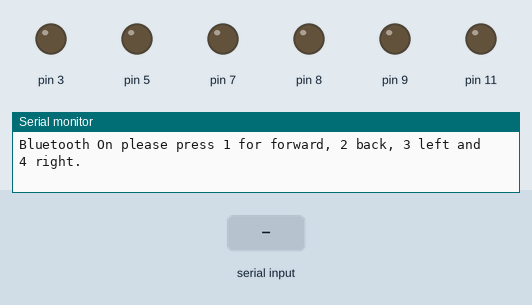
Simulated run of this sketch. Board: Arduino Nano, built with avr-gcc and run on an emulated ATmega328P. Shown: output pins drawn as LEDs (lit = HIGH), the last lines printed to the serial monitor. The inputs (shaded band) are chosen by the test bench.

Above: at 1.2 s.
1.3 s: "1" received over Serial
At 1.8 s:
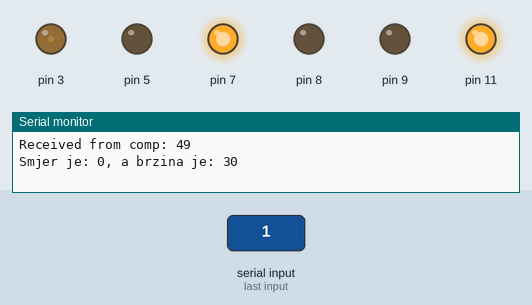
2.8 s: "2" received over the second serial link
At 4.0 s:
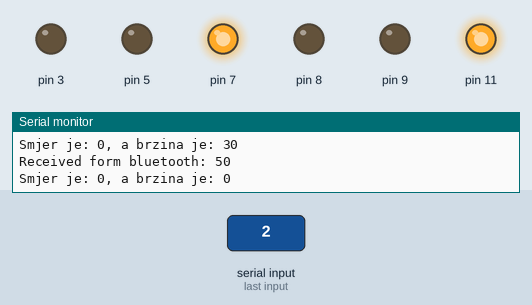
4.3 s: "2" received over Serial
At 5.2 s:
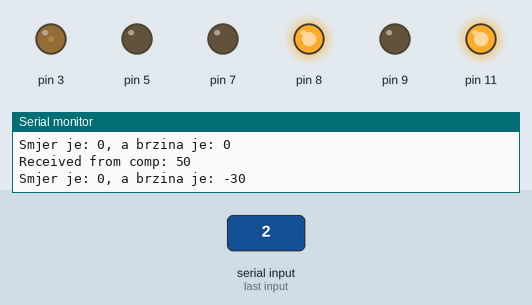
5.8 s: "4" received over the second serial link
At 6.5 s:
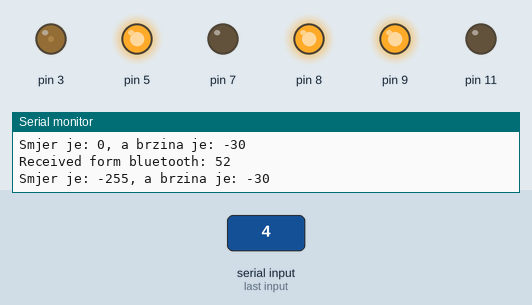
7.3 s: "1" received over the second serial link
At 7.6 s:
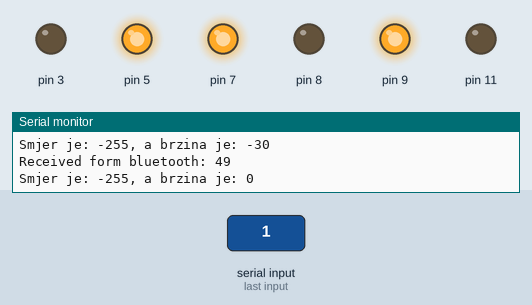
8.8 s: "1" received over Serial
At 10.0 s:
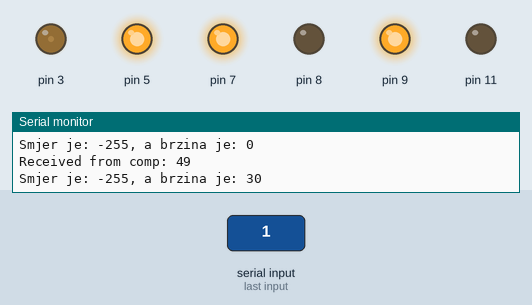
Timing chart, 0 to 11.3 s (numbered marks = the images above; inputs shaded):
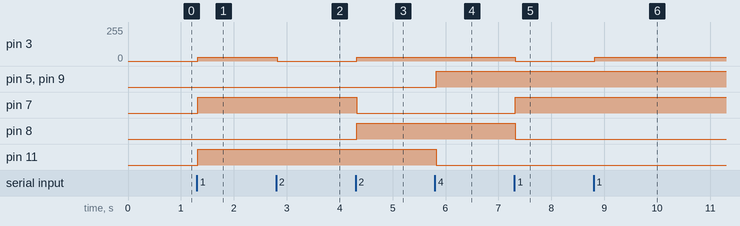

The sketch:

Mutiny_RC_CAR_code.fzz.ino
```cpp
#include <SoftwareSerial.h>// import the serial library
// Arduino receive communication on pin D12 and communicate with device on pin D13
SoftwareSerial plaviZub(12, 13); // RX, TX
// Variable which will store received data.
int receivedData;
/**
 * Class which manage output of 6 pins who then accordingly
 * manage 2 electromotors on car. 2 pins are for regulating power, and 4
 * are for electromotors, 2 for each for 2 directions.
 * 2 pins has to be PWM capable, and 4 regular output.
 * User can ask to move up/down/left/right and then class will
 * output power on corresponding pin.
 */
class Car
{
private:
  // Values for moving, higher value speed and turn are greater.
  int turn;
  int movement;
  // Pin for regulating power for speed.
  int pinMovement;
  // Pin for regulating power for turning.
  int pinTurn;
  // When active, pinBack must be 0, then going forward.
  int pinForward;
  // When active, pinForward must be 0, then going backward.
  int pinBack;
  // When active, pinRight must be 0, then going left.
  int pinLeft;
  // When active, pinLeft must be 0, then going right.
  int pinRight;
public:
  // Increment value for turning, after each input car will turn for this value.
  const int angle = 255;
  // Increment value for speed, after each input car will (de)accelerate for this value.
  const int acceleration = 30;
  /**
   * Set initial speed on 0 and initial direction on strait.
   * Set selected pins for output.
   * @param pinMovemen Output pin for regulating movement.
   * @param pinTur Output pin for regulating turning.
   * @param pinForwar Output pin for moving forward.
   * @param pinBac Output pin for moving back.
   * @param pinLef Output pin for moving left.
   * @param pinRigh Output pin for moving right.
   */
  Car(int pinMovemen, int pinTur, int pinForwar, int pinBac, int pinLef, int pinRigh)
  {
    turn = 0;
    movement = 0;
    pinMovement = pinMovemen;
    pinTurn = pinTur;
    pinForward = pinForwar;
    pinBack = pinBac;
    pinLeft = pinLef;
    pinRight = pinRigh;

    pinMode(pinMovement, OUTPUT);
    pinMode(pinTurn, OUTPUT);
    pinMode(pinForward, OUTPUT);
    pinMode(pinBack, OUTPUT);
    pinMode(pinLeft, OUTPUT);
    pinMode(pinRight, OUTPUT);
  }
  /**
   * Metod for updating output on current values.
   * Sign of movement determine if we move forward or back,
   * and absolut value determine how fast it will move.
   * Turning is analog to movement.
   */
  void update()
  {
    if(movement >= 0)
    {
      digitalWrite(pinBack, LOW);
      digitalWrite(pinForward, HIGH);
      analogWrite(pinMovement, movement);
    }
    else
    {
      digitalWrite(pinForward, LOW);
      digitalWrite(pinBack, HIGH);
      analogWrite(pinMovement, -movement);
    }
    if(turn >= 0)
    {
      digitalWrite(pinLeft, LOW);
      digitalWrite(pinRight, HIGH);
      analogWrite(5, turn);
    }
    else
    {
      digitalWrite(pinRight, LOW);
      digitalWrite(pinLeft, HIGH);
      analogWrite(pinTurn, -turn);
    }

    // Output for cheching current state.
    Serial.print("Smjer je: ");
    Serial.print(turn);
    Serial.print(", a brzina je: ");
    Serial.println(movement);
    plaviZub.print("Smjer je: ");
    plaviZub.print(turn);
    plaviZub.print(", a brzina je: ");
    plaviZub.println(movement);
}
  /**
   * Function for turning left (changing angle value).
   * @param value Value for which angle will change.
   */
  void move_left(int value)
  {
    turn -= value;
    if(turn < -255)
      turn = -255;
    update();
  }
  /**
   * Function for turning right (changing angle value).
   * @param value Value for which angle will change.
   */
  void move_right(int value)
  {
    turn += value;
    if(turn > 255)
      turn = 255;
    update();
  }
  /**
   * Function for accelerating (changing movement value).
   * @param value Value for which angle will change.
   */
  void move_up(int value)
  {
    movement += value;
    if(movement > 255)
      movement = 255;
    update();
  }
  /**
   * Function for decelerate (changing movement value).
   * @param value Value for which angle will change.
   */
  void move_down(int value)
  {
    movement -= value;
    if(movement < -255)
      movement = -255;
    update();
  }
  /*
   * Function for stoping, sets values of movement and turn on 0.
   */
  void zero()
  {
    movement = 0;
    turn = 0;

    update();
  }
};
// Initializing car with pins D3, D5, D7, D8, D9 and D11.
// Pins D3 and D5 are PWM on arduino NANO.
// (https://www.arduino.cc/en/Tutorial/PWM)
// so they can adjust output voltage.
// On arduino NANO they are following.
Car autic(3, 5, 7, 8, 9, 11);
/**
 * Function acordingly of input change speed/direction
 * of moving.
 * @param in Code from which function order change.
 */
void input(int in)
{
  plaviZub.print("Poslan je: ");
  plaviZub.println(in);

  switch(in) {
  case '1':
    autic.move_up(autic.acceleration);
    break;
  case '2':
    autic.move_down(autic.acceleration);
    break;
  case '4':
    autic.move_left(autic.angle);
    break;
  case '3':
    autic.move_right(autic.angle);
    break;
  default:
    autic.zero();
    break;
  }
}
/**
 * Setup code for arduino.
 * Initialize communication rate.
 * Initialize 2 ways of comunication:
 * 1) communication over USB (RX and TX)
 * 2) communication over pins D12 and D13 RX and TX respectively.
 */
void setup()
{
  // Begining of communicating over TX and RX pins.
  // In order to communicate over those pins arduino
  //   MUST BE DISCONECTED FROM USB/COMPUTER.
  // Else it communicate over USB.

  Serial.begin(9600);
  Serial.println("Bluetooth On please press 1 for forward, 2 back, 3 left and 4 right.");
  plaviZub.begin(9600);
  plaviZub.println("Bluetooth On please press 1 for forward, 2 back, 3 left and 4 right.");

}
/**
 * Check if something is recived and respond accordingly.
 */
void loop()
{
  if (Serial.available() > 0)
  {
    receivedData = Serial.read();
    //plaviZub.print(receivedData);
    Serial.print("Received from comp: ");
    Serial.println(receivedData);
    input(receivedData);
  }

  if(plaviZub.available() > 0)
  {
    receivedData = plaviZub.read();
    Serial.print("Received form bluetooth: ");
    Serial.println(receivedData);
    input(receivedData);
  }
  delay(5);// prepare for next data ...
}
```

Measured:
- after the input at 1.3 s, pin 3: 0/255 → 30/255 at once; pin 7, pin 11: LOW → HIGH at once
- after the input at 2.8 s, pin 3: 30/255 → 0/255 at once
- after the input at 4.3 s, pin 3: 0/255 → 30/255 at once; pin 7: HIGH → LOW at once; pin 8: LOW → HIGH at once
- after the input at 5.8 s, pin 5, pin 9: LOW → HIGH at once; pin 11: HIGH → LOW at once
- after the input at 7.3 s, pin 3: 30/255 → 0/255 at once; pin 7: LOW → HIGH at once; pin 8: HIGH → LOW at once
- after the input at 8.8 s, pin 3: 0/255 → 30/255 at once
